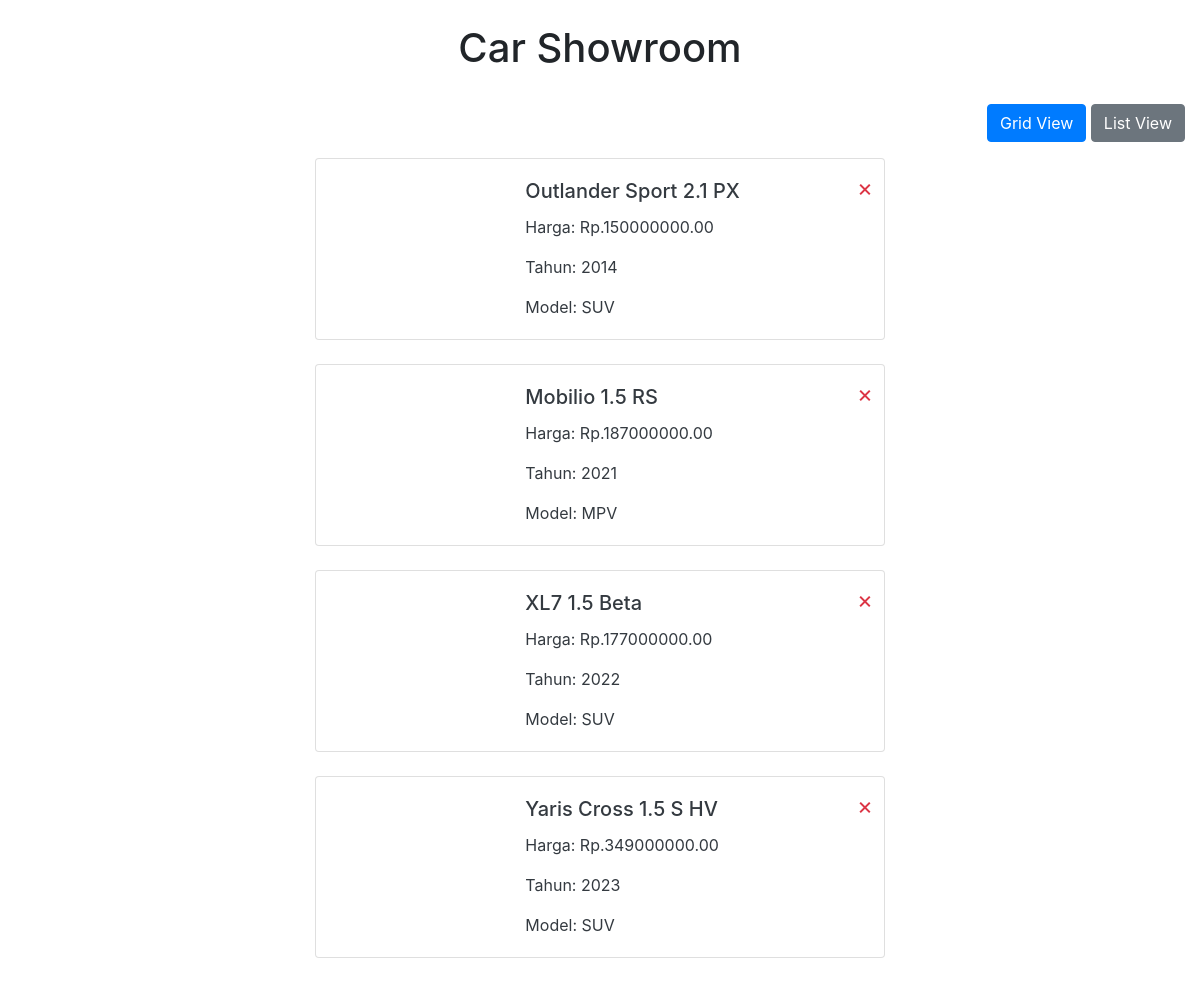
The page / on the database its author committed.
### cars/models.py (models this page shows, shortened)
class Cars(models.Model):
    id = models.AutoField(primary_key=True)
    nama = models.CharField(max_length=100)
    harga = models.DecimalField(max_digits=12, decimal_places=2)
    merek = models.CharField(max_length=50)
    model = models.CharField(max_length=50)
    tahun = models.IntegerField()
    kilometer = models.IntegerField()
    transmisi = models.CharField(max_length=20, choices=[('auto', 'Otomatis'), ('manual', 'Manual')])
    jenis_bahan_bakar = models.CharField(max_length=20, choices=[('bensin', 'Bensin'), ('diesel', 'Diesel'), ('elektrik', 'Elektrik')])
    mesin = models.CharField(max_length=50)
    tempat_duduk = models.IntegerField()
    deskripsi = models.TextField()
    gambar = models.ImageField(upload_to='cars/images/', blank=True, null=True)

### cars/views.py (the view)
# urls.py: path('',carList,name='carList'),
def carList(request):
    context = {
        'cars': Cars.objects.all()  # Fetch all car objects from the database
    }
    return render(request, 'cars/index.html', context)

### cars/templates/cars/index.html (shortened to what this page needs)
{% load static %}
<!DOCTYPE html>
<html lang="en">
<head>
    <link rel="stylesheet" href="https://cdn.jsdelivr.net/npm/bootstrap@4.0.0/dist/css/bootstrap.min.css"
>
</head>
<body>
    <div class="container-fluid">
        <div class="row">
            <div class="col-md-12 text-center my-4">
                <h1>Car Showroom</h1>
            </div>
        </div>
        <div class="row mb-3">
            <div class="col-md-12 text-right">
            <button id="view-grid" class="btn btn-primary">Grid View</button>
            <button id="view-list" class="btn btn-secondary">List View</button>
            </div>
        </div>
        <div class="row" id="car-container" data-view="list">
            {% for car in cars %}
            <div class="col-md-6 offset-md-3 mb-4 car-item list-view">
                <div class="card position-relative">
                    <form method="POST" action="{% url 'delete_car' car.id %}" style="position: absolute; top: 10px; right: 10px; z-index: 10;">
                        <button type="submit" onclick="return confirm('Yakin ingin menghapus mobil ini?')" class="btn btn-link text-danger p-0" style="font-size: 1.5rem;">&times;</button>
                    </form>
                    <a href="{% url 'detail_car' car.id %}" class="text-decoration-none text-dark" style="font-weight: normal; text-decoration: none;">
                <div class="row no-gutters">
                    <div class="col-md-4">
                    </div>
                    <div class="col-md-8">
                    <div class="card-body">
                        <h5 class="card-title">{{ car.nama }}</h5>
                        <p class="card-text">Harga: Rp.{{ car.harga }}</p>
                        <p class="card-text">Tahun: {{ car.tahun }}</p>
                        <p class="card-text">Model: {{ car.model }}</p>
                    </div>
                    </div>
                </div>
                </div>
            </div>
            {% endfor %}
        </div>
    </div>
</body>
</html>

### rows shown on the page
Cars: nama "Outlander Sport 2.1 PX", harga "150000000.00", tahun "2014", model "SUV"
Cars: nama "Mobilio 1.5 RS", harga "187000000.00", tahun "2021", model "MPV"
Cars: nama "XL7 1.5 Beta", harga "177000000.00", tahun "2022", model "SUV"
Cars: nama "Yaris Cross 1.5 S HV", harga "349000000.00", tahun "2023", model "SUV"
